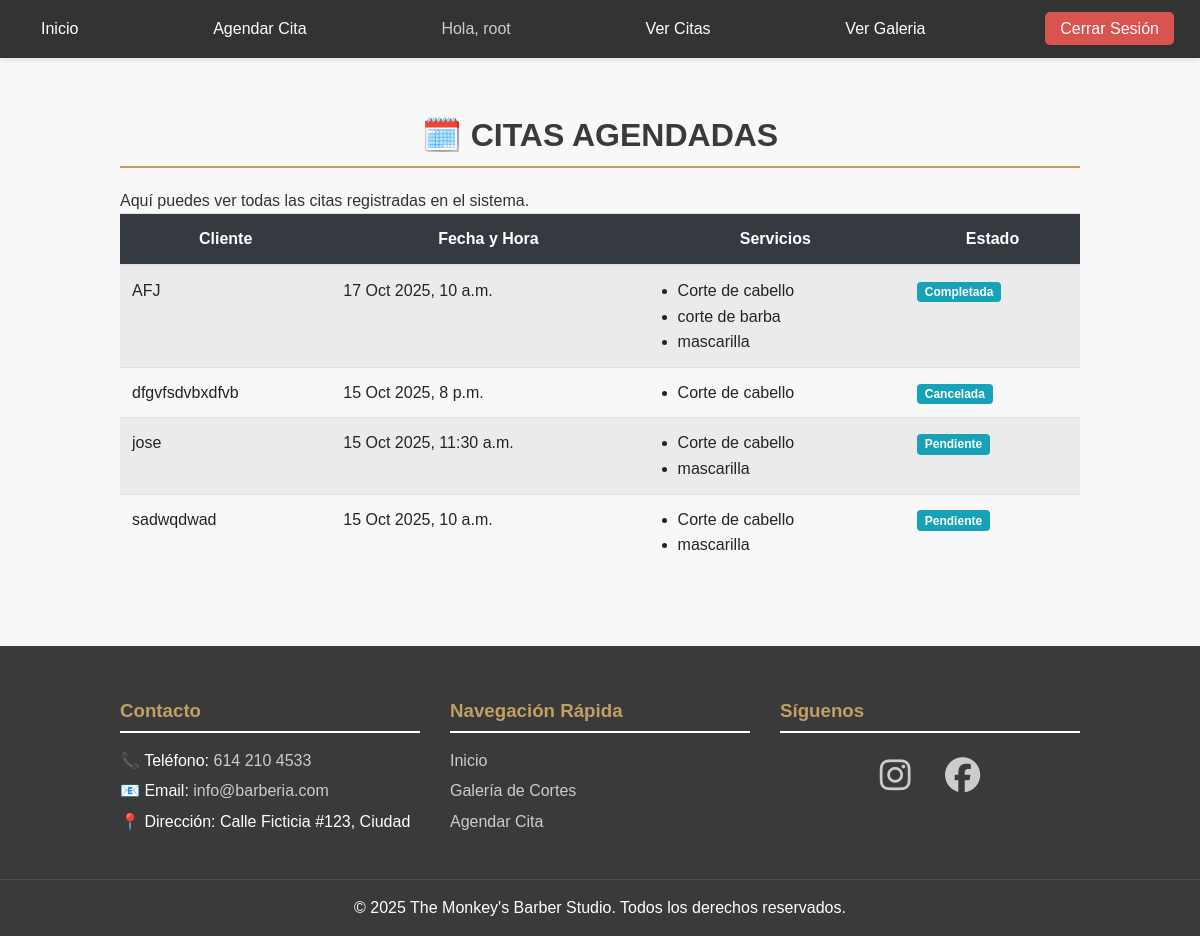
The app's page /citas/lista/ (signed in) with its own data.
### citas/models.py (models this page shows, shortened)
class Cita(models.Model):
    usuario = models.ForeignKey(User, on_delete=models.CASCADE)
    nombre_cliente = models.CharField(max_length=100)
    telefono_cliente = models.CharField(max_length=15)
    servicios = models.ManyToManyField(Servicio)
    fecha_hora_inicio = models.DateTimeField()
    ESTADOS = [
        ('PENDIENTE', 'Pendiente'),
        ('CONFIRMADA', 'Confirmada'),
        ('CANCELADA', 'Cancelada'),
        ('COMPLETADA', 'Completada'),
    ]
    estado = models.CharField(
        max_length=10,
        choices=ESTADOS,
        default='PENDIENTE',
    )

class Servicio(models.Model):
    nombre = models.CharField(max_length=100)
    precio = models.DecimalField(max_digits=6, decimal_places=2, default=0.00)
    duracion_minutos = models.IntegerField(default=60, help_text="Duración del servicio en minutos")
    imagen = models.ImageField(
        upload_to='servicios_imagenes/',
        blank=True,
        null=True,
        help_text="Imagen representativa del servicio/producto"
    )
    class Meta:
        verbose_name_plural = "Servicios"

### citas/views.py (the view)
# urls.py: path('lista/', views.lista_citas_view, name='lista_citas'),
@staff_member_required
def lista_citas_view(request):
    todas_las_citas = Cita.objects.all().order_by('-fecha_hora_inicio').prefetch_related('servicios')
    context = {
        'citas': todas_las_citas
    }
    return render(request, 'citas/lista_citas.html', context)

### citas/templates/citas/lista_citas.html (shortened to what this page needs)
{% extends 'base.html' %}
{% block content %}
    <h1>🗓️ Citas Agendadas</h1>
    <p>Aquí puedes ver todas las citas registradas en el sistema.</p>
    <table class="table table-striped table-hover">
        <thead class="thead-dark">
            <tr>
                <th>Cliente</th>
                <th>Fecha y Hora</th>
                <th>Servicios</th>
                <th>Estado</th>
            </tr>
        </thead>
        <tbody>
            {% for cita in citas %}
                <tr>
                    <td>{{ cita.nombre_cliente }}</td>
                    <td>{{ cita.fecha_hora_inicio|date:"d M Y, P" }}</td>
                    <td>
                        <ul>
                            {% for servicio in cita.servicios.all %}
                                <li>{{ servicio.nombre }}</li>
                            {% endfor %}
                        </ul>
                    </td>
                    <td><span class="badge bg-info">{{ cita.get_estado_display }}</span></td>
                </tr>
            {% empty %}
                <tr>
                    <td colspan="4" class="text-center">Aún no hay citas agendadas.</td>
                </tr>
            {% endfor %}
        </tbody>
    </table>
{% endblock %}

### templates/base.html (shortened to what this page needs)
{% load static %}
{% load socialaccount %} <!DOCTYPE html>
<html lang="es">
<head>
    <link rel="stylesheet" href="{% static 'css/style.css' %}">
<link rel="stylesheet" href="https://cdnjs.cloudflare.com/ajax/libs/font-awesome/6.5.2/css/all.min.css" /></head>
<body>
    <nav>
        <ul>
            <li><a href="{% url 'home' %}">Inicio</a></li>
            {% if user.is_authenticated %}
                <li><a href="{% url 'citas:agendar_cita' %}">Agendar Cita</a></li>
                <li><span>Hola, {{ user.first_name|default:user.username }}</span></li>
                {% if user.is_staff %}
                    <li><a href="{% url 'citas:lista_citas' %}">Ver Citas</a></li>
                {% endif %}
                <li><a href="{% url 'lista_cortes' %}">Ver Galeria</a></li>
                <li><a href="{% url 'account_logout' %}">Cerrar Sesión</a></li>
            {% else %}
                <li><a href="{% provider_login_url 'google' %}">Iniciar Sesión con Google</a></li>
            {% endif %}
        </ul>
    </nav>
    <div class="container">
        {% block content %}
        {% endblock %}
    </div> <footer>
        <div class="container footer-content">
            <div class="footer-col">
                <h3>Contacto</h3>
                <p>📞 Teléfono: <a href="tel:+52 614 210 4533">614 210 4533</a></p>
                <p>📧 Email: <a href="mailto:info@barberia.com">info@barberia.com</a></p>
                <p>📍 Dirección: Calle Ficticia #123, Ciudad</p>
            </div>
            <div class="footer-col">
                <h3>Navegación Rápida</h3>
                <p><a href="{% url 'home' %}">Inicio</a></p>
                <p><a href="{% url 'lista_cortes' %}">Galería de Cortes</a></p>
                <p><a href="{% url 'citas:agendar_cita' %}">Agendar Cita</a></p>
            </div>
            <div class="footer-col social-links">
                <h3>Síguenos</h3>
                    <a href="https://www.instagram.com/TU_USUARIO" target="_blank" aria-label="Enlace a Instagram">
                        <i class="fa-brands fa-instagram"></i> </a>
                    <a href="https://www.facebook.com/TU_PAGINA" target="_blank" aria-label="Enlace a Facebook">
                    <i class="fa-brands fa-facebook"></i> </a>
            </div>
        </div>
        <div class="footer-bottom">
            <p>&copy; 2025 The Monkey's Barber Studio. Todos los derechos reservados.</p>
        </div>
    </footer>
</body>
</html>

### static/css/style.css (style rules this page uses)
:root { --color-principal: #3a3a3a; --color-secundario: #c29f63; --color-fondo: #f8f8f8; --color-texto: #333; }
* { box-sizing: border-box; margin: 0; padding: 0; }
body { font-family: Arial, sans-serif; background-color: var(--color-fondo); color: var(--color-texto); line-height: 1.6; }
.container { max-width: 1000px; margin: 0 auto; padding: 20px; }
h1, h2 { color: var(--color-principal); border-bottom: 2px solid var(--color-secundario); padding-bottom: 5px; margin-bottom: 20px; text-align: center; text-transform: uppercase; }
nav { background-color: #333; padding: 1rem; margin-bottom: 2rem; box-shadow: 0 2px 5px rgba(0, 0, 0, 0.1); }
nav ul { display: flex; justify-content: space-between; align-items: center; list-style: none; margin: 0; padding: 0; }
nav li { margin: 0 10px; }
nav a, nav span { color: white; text-decoration: none; padding: 8px 15px; border-radius: 5px; transition: background-color 0.3s ease; font-weight: 500; }
nav span { color: #ccc; }
nav a[href*="logout"] { background-color: #d9534f; }
footer { background-color: var(--color-principal); color: white; padding-top: 30px; margin-top: 40px; }
.footer-content { display: flex; flex-wrap: wrap; justify-content: space-between; gap: 30px; }
.footer-col { flex: 1; min-width: 250px; }
.footer-col h3 { color: var(--color-secundario); border-bottom: 2px solid white; padding-bottom: 5px; margin-bottom: 15px; text-align: left; }
.footer-col p { margin: 5px 0; }
.footer-col a { color: #ccc; text-decoration: none; transition: color 0.3s; }
.footer-bottom { text-align: center; padding: 15px 0; border-top: 1px solid rgba(255, 255, 255, 0.1); margin-top: 20px; }
.social-links { text-align: center; }
.social-links a { font-size: 2.2rem; text-decoration: none; margin: 0 15px; display: inline-block; transition: transform 0.3s; }
.social-links a i { color: #ccc; transition: color 0.3s; }

### citas/templates/citas/lista_citas.html (style rules this page uses)
.table { width: 100%; margin-bottom: 1rem; color: #212529; border-collapse: collapse; }
.table th, .table td { padding: 0.75rem; vertical-align: top; border-top: 1px solid #dee2e6; }
.table thead th { vertical-align: bottom; border-bottom: 2px solid #dee2e6; background-color: #343a40; color: white; }
.table-striped tbody tr:nth-of-type(odd) { background-color: rgba(0, 0, 0, 0.05); }
.badge { display: inline-block; padding: .35em .65em; font-size: .75em; font-weight: 700; line-height: 1; text-align: center; white-space: nowrap; vertical-align: baseline; border-radius: .25rem; }
.bg-info { color: #fff; background-color: #17a2b8; }
ul { padding-left: 20px; margin: 0; }

### records on screen
Cita: nombre_cliente "AFJ", fecha_hora_inicio "17 Oct 2025, 10 a.m.", estado "Completada"
Servicio: nombre "Corte de cabello"
Servicio: nombre "corte de barba"
Servicio: nombre "mascarilla"
Cita: nombre_cliente "dfgvfsdvbxdfvb", fecha_hora_inicio "15 Oct 2025, 8 p.m.", estado "Cancelada"
Cita: nombre_cliente "jose", fecha_hora_inicio "15 Oct 2025, 11:30 a.m.", estado "Pendiente"
Cita: nombre_cliente "sadwqdwad", fecha_hora_inicio "15 Oct 2025, 10 a.m.", estado "Pendiente"

### other values on screen
{{ user.first_name|default:user.username }} "root"
